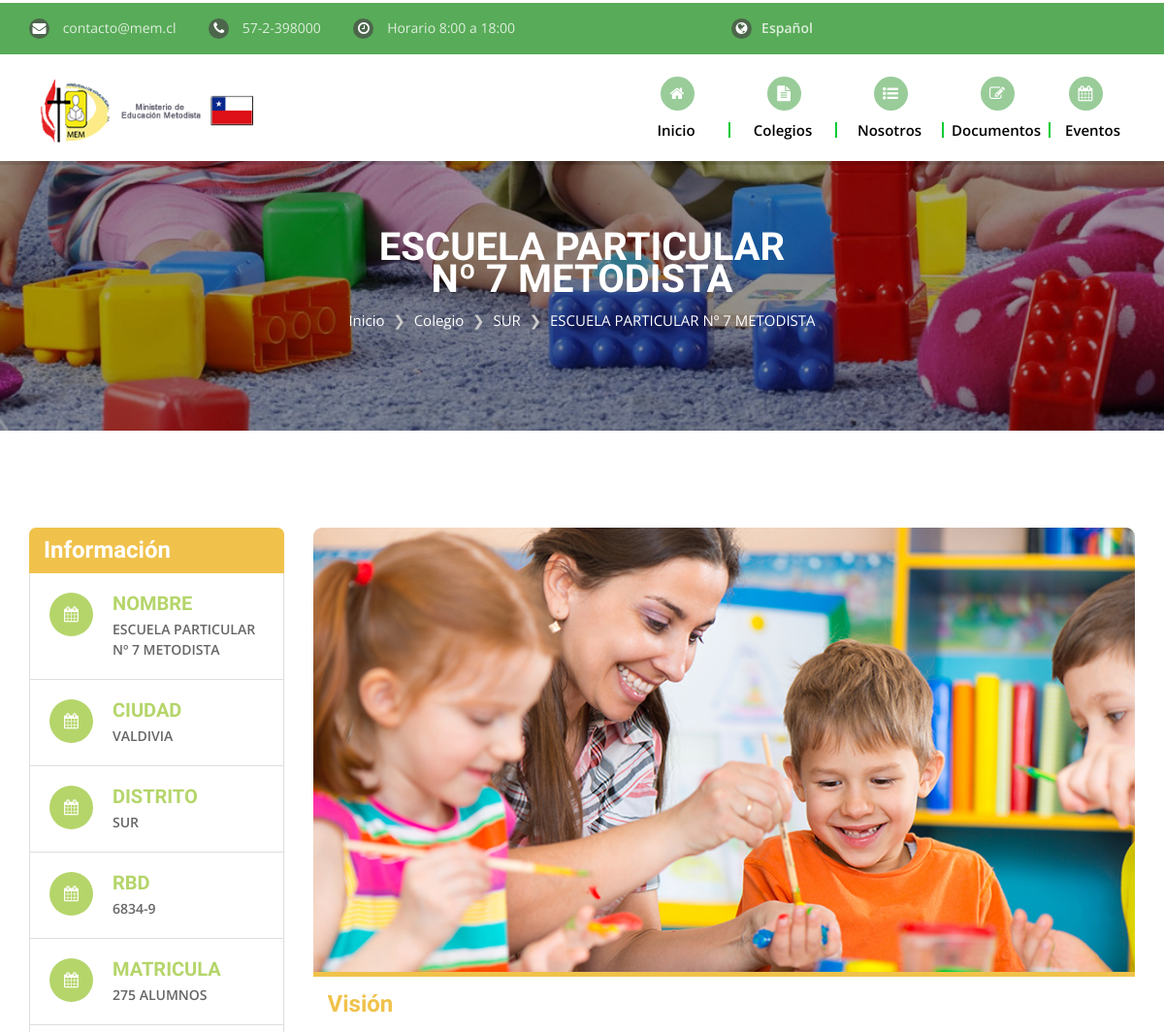
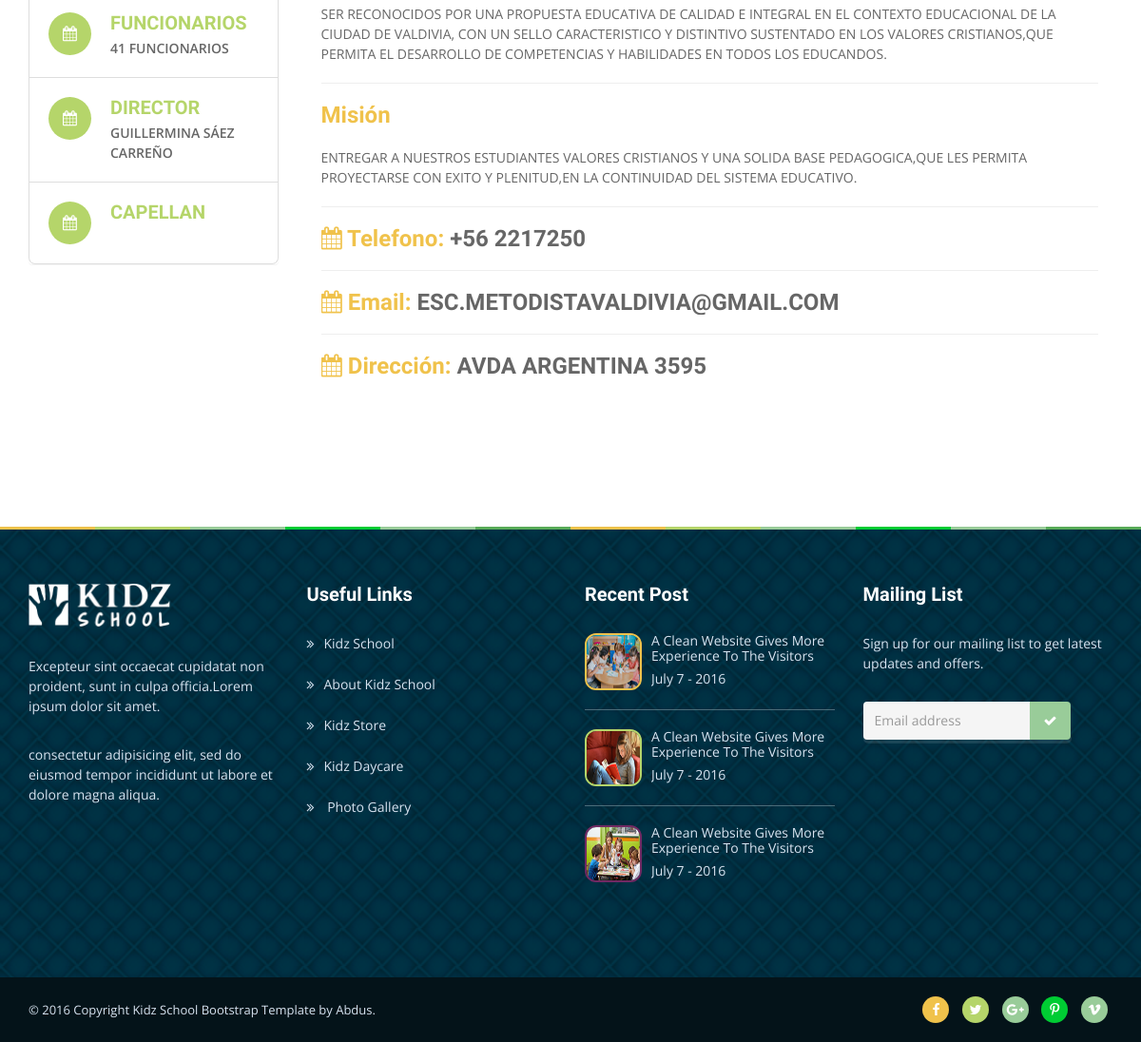
/colegio.php?id=1, run on the app's committed database (2 pictures, top to bottom).
### tables this page shows
CREATE TABLE IF NOT EXISTS `institucion` (
  `id` int(11) NOT NULL,
  `nombre` varchar(100) NOT NULL,
  `rbd` varchar(15) NOT NULL,
  `direccion` varchar(100) NOT NULL,
  `ciudad` varchar(100) NOT NULL,
  `distrito` varchar(100) NOT NULL,
  `telefono` varchar(15) NOT NULL,
  `email` varchar(100) NOT NULL,
  `web` varchar(100) DEFAULT NULL,
  `director` varchar(100) DEFAULT NULL,
  `capellan` varchar(100) DEFAULT NULL,
  `funcionarios` int(11) DEFAULT NULL,
  `vision` varchar(10000) DEFAULT NULL,
  `mision` varchar(10000) DEFAULT NULL,
  `matricula` int(11) NOT NULL
);

### colegio.php (the view, shortened to what the rows shown need)
<?php
include("conexion.php");
$id = $_GET["id"];
?>
<!DOCTYPE html>
<html lang="es">
<head>
  <link href="plugins/jquery-ui/jquery-ui.css" rel="stylesheet">
  <link href="plugins/bootstrap/css/bootstrap.min.css" rel="stylesheet">
  <link href="plugins/font-awesome/css/font-awesome.min.css" rel="stylesheet">
  <link rel="stylesheet" type="text/css" href="plugins/rs-plugin/css/settings.css" media="screen">
  <link rel="stylesheet" type="text/css" href="plugins/selectbox/select_option1.css">
  <link rel="stylesheet" type="text/css" href="plugins/owl-carousel/owl.carousel.css" media="screen">
  <link rel="stylesheet" type="text/css" href="plugins/isotope/jquery.fancybox.css">
  <link rel="stylesheet" type="text/css" href="plugins/isotope/isotope.css">
  <link href="css/style.css" rel="stylesheet">
  <link rel="stylesheet" href="css/default.css" id="option_color">
</head>
<body class="body-wrapper">
  <div class="main-wrapper">
<?php
$array = Colegio($id);
$dato = $array->fetch_assoc();
?>
    <section class="pageTitleSection">
      <div class="container">
        <div class="pageTitleInfo">
          <h2><?php echo utf8_encode($dato['nombre']); ?></h2>
          <ol class="breadcrumb">
            <li><a href="index.html">Inicio</a></li>
            <li>Colegio</li>
            <li><?php echo utf8_encode($dato['distrito']); ?></li>
            <li class="active"><?php echo utf8_encode(str_replace("<br>","",$dato['nombre'])); ?></li>
          </ol>
        </div>
      </div>
    </section>
    <section class="mainContent full-width clearfix courseSingleSection">
      <div class="container">
        <div class="row">
          <div class="col-md-9 col-sm-8 col-xs-12 block pull-right">
            <div class="thumbnail thumbnailContent alt">
              <div class="caption border-color-1">
                <h3 class="color-1">Visión</h3>
                <p><?php echo utf8_encode($dato['vision']); ?></p>
                <hr>
                <h3 class="color-1">Misión</h3>
                <p><?php echo utf8_encode($dato['mision']); ?></p>
                <hr>
                <h3 class="color-1"><i class="fa fa-calendar" aria-hidden="true"></i> Telefono: <span style="color: #666666;">+56 <?php echo utf8_encode($dato['telefono']); ?></span></h3>
                <hr>
                <h3 class="color-1"><i class="fa fa-calendar" aria-hidden="true"></i> Email: <span style="color: #666666;"><?php echo utf8_encode($dato['email']); ?></span></h3>
                <hr>
                <h3 class="color-1"><i class="fa fa-calendar" aria-hidden="true"></i> Dirección: <span style="color: #666666;"><?php echo utf8_encode($dato['direccion']); ?></span></h3>
              </div>
            </div>
          </div>
          <div class="col-md-3 col-sm-4 col-xs-12 pull-left">
            <aside>
              <div class="rightSidebar">
                <div class="panel panel-default">
                  <div class="panel-body">
                    <ul class="media-list">
                      <li class="media">
                        <div class="media-body iconContent">
                          <h4 class="media-heading color-2">Nombre</h4>
                          <p><?php echo utf8_encode($dato['nombre']); ?></p>
                        </div>
                      </li>
                      <li class="media">
                        <div class="media-body iconContent">
                          <h4 class="media-heading color-2">Ciudad</h4>
                          <p><?php echo utf8_encode($dato['ciudad']); ?></p>
                        </div>
                      </li>
                      <li class="media">
                        <div class="media-body iconContent">
                          <h4 class="media-heading color-2">Distrito</h4>
                          <p><?php echo utf8_encode($dato['distrito']); ?></p>
                        </div>
                      </li>
                      <li class="media">
                        <div class="media-body iconContent">
                          <h4 class="media-heading color-2">RBD</h4>
                          <p><?php echo utf8_encode($dato['rbd']); ?></p>
                        </div>
                      </li>
                      <li class="media">
                        <div class="media-body iconContent">
                          <h4 class="media-heading color-2">Matricula</h4>
                          <p><?php echo utf8_encode($dato['matricula']); ?> ALUMNOS</p>
                        </div>
                      </li>
                      <li class="media">
                        <div class="media-body iconContent">
                          <h4 class="media-heading color-2">Funcionarios</h4>
                          <p><?php echo utf8_encode($dato['funcionarios']); ?> FUNCIONARIOS</p>
                        </div>
                      </li>
                      <li class="media">
                        <div class="media-body iconContent">
                          <h4 class="media-heading color-2">Director</h4>
                          <p><?php echo utf8_encode($dato['director']); ?></p>
                        </div>
                      </li>
                    </ul>
                  </div>
                </div>
              </div>
            </aside>
          </div>
        </div>
      </div>
    </section>
</div>
</body>
</html>

### data on the page
institucion: nombre "ESCUELA PARTICULAR Nº 7 METODISTA", distrito "SUR", vision "SER RECONOCIDOS POR UNA PROPUESTA EDUCATIVA DE CALIDAD E INTEGRAL EN EL CONTEXTO EDUCACIONAL DE LA CIUDAD DE VALDIVIA, CON UN SELLO CARACTERISTICO Y DISTINTIVO SUSTENTADO EN LOS VALORES CRISTIANOS,QUE PERMITA EL DESARROLLO DE COMPETENCIAS Y HABILIDADES EN TODOS LOS EDUCANDOS.", mision "ENTREGAR A NUESTROS ESTUDIANTES VALORES CRISTIANOS Y UNA SOLIDA BASE PEDAGOGICA,QUE LES PERMITA PROYECTARSE CON EXITO Y PLENITUD,EN LA CONTINUIDAD DEL SISTEMA EDUCATIVO.", telefono "2217250", email "ESC.METODISTAVALDIVIA@GMAIL.COM", direccion "AVDA ARGENTINA 3595", ciudad "VALDIVIA", rbd "6834-9", matricula "275", funcionarios "41", director "GUILLERMINA SÁEZ CARREÑO"
